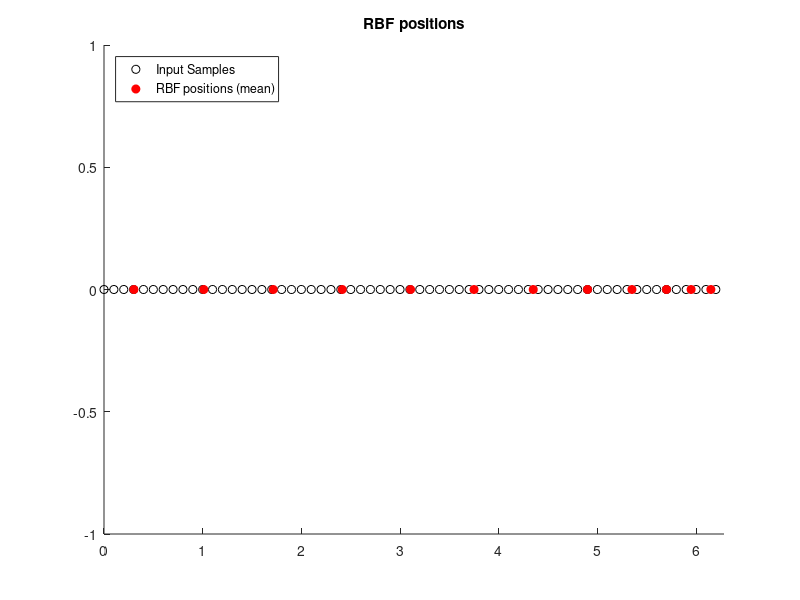

MATLAB code for this plot:
%% Competitive Learning

clc
clear
close all

% Data generation and plot

x = (0:0.1:2*pi)'; % input
x_val = (0.05:0.1:2*pi)'; % validation samples
N = length(x); % Number of input samples

f = sin(2*x); % sin(2x)
f_val = sin(2*x_val); % sin(2x) (validation)

% x = x + sqrt(0.1)*randn(63,1); % input noise
% x_val = x_val + sqrt(0.1)*randn(63,1); % validation samples noise

% RBFs

n = 12; % Number of RBF

mean = 2*pi*rand(1,n,'double'); % n uniform distribute random numbers in [0 1]
sigma = 1.2; % Sigma that worked well in 3.2

deltaErr = 1000;
mean_initial = mean; % vector to save initial values of mean;

% Calculaiton of RBF centers
eta = 0.05;
final_means = zeros(100,n);
for t = 1:100
    for epoch = 1:100 % 100 epochs enough
        index = randperm(N);
        xk = x(index); % data shuffle and normalization
        mean_prev = mean;
        % iteration in the whole dataset
        for i = 1:N
            distances = abs(mean - xk(i)); % obtain distances from x to each RBF center
            index_winner = find(distances == min(distances)); % find index of the winner
            mean(index_winner) = mean(index_winner) + eta*(xk(i) - mean(index_winner));
        end
    end
    final_means(t,:) = sort(mean);
end
hold on
plot(x,zeros(1,N),'ok')
plot(sum(final_means,1)/100,zeros(1,n),'or','MarkerFaceColor','r')
title('RBF positions')
legend('Input Samples','RBF positions (mean)','Location','NorthWest')
axis([0 2*pi -1 1])
hold off

m = sum(final_means,1)/100
var = sum((final_means-m).^2,1)/(100)


